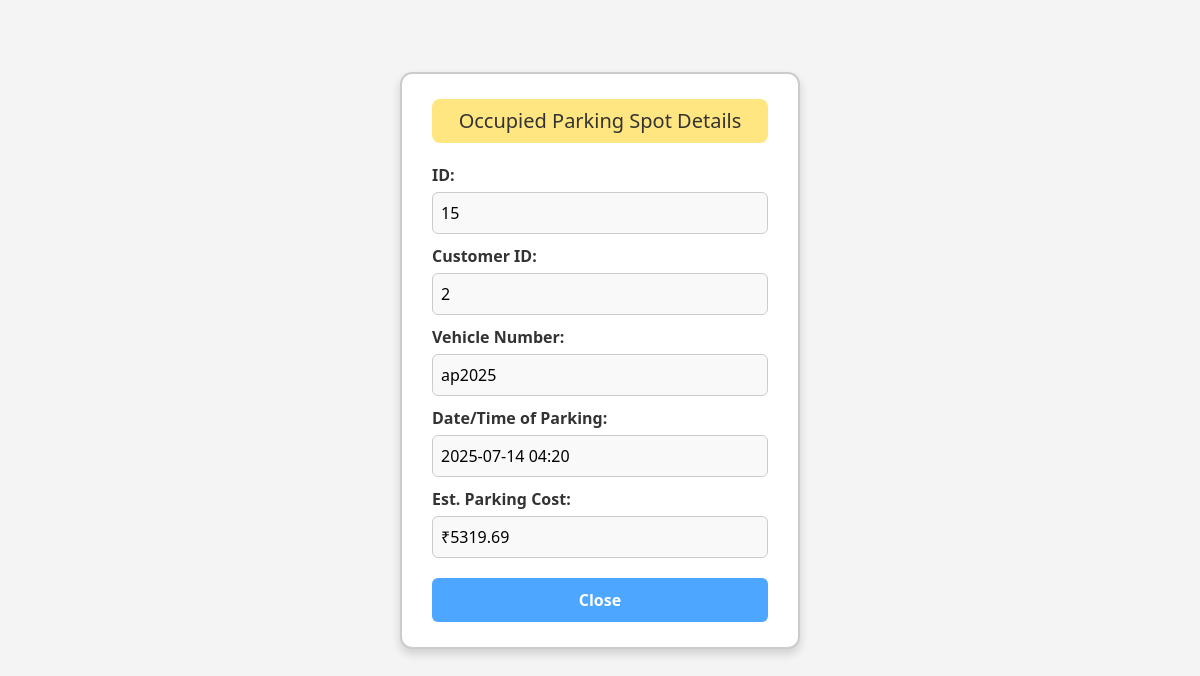
Screenshot of /admin/lots/occupied_spot/details/15 (signed in) with the database file from the repository.
### application/database.py (models this page shows)
class Parking_spot(db.Model):
    id = db.Column(db.Integer, primary_key=True)
    lot_id = db.Column(db.Integer, db.ForeignKey('parking_lot.id'), nullable=False)
    status = db.Column(db.String(10), nullable=False)
    is_active = db.Column(db.Boolean, default=True)
    reservations = db.relationship('Reserve_spot', backref='spot', lazy=True)

class User(db.Model):
    id = db.Column(db.Integer, primary_key=True)
    name=db.Column(db.String(100), nullable=False)
    email = db.Column(db.String(120), unique=True, nullable=False)
    phone_number = db.Column(db.String(15), nullable=False)
    password = db.Column(db.String(200), nullable=False)
    role = db.Column(db.String(10), nullable=False, default='user')

class Reserve_spot(db.Model):
    id = db.Column(db.Integer, primary_key=True)
    spot_id = db.Column(db.Integer, db.ForeignKey('parking_spot.id'), nullable=False)
    start_time = db.Column(db.DateTime, default=datetime.utcnow)
    end_time = db.Column(db.DateTime)
    total_cost = db.Column(db.Float)
    user_id = db.Column(db.Integer, db.ForeignKey('user.id'), nullable=False)
    vehicle_number = db.Column(db.String(20), nullable=False)
    user = db.relationship('User', backref='reservations', lazy=True)

### application/controllers.py (the view)
    @app.route('/admin/lots/occupied_spot/details/<int:spot_id>',methods=['GET'])
    @login_required(role='admin')
    def occupied_spot_details(spot_id):
        if 'email' not in session:
            return redirect(url_for('login'))
        spot=Parking_spot.query.get(spot_id)
        reservation=Reserve_spot.query.filter_by(spot_id=spot_id,end_time=None).first()
        now=datetime.utcnow()
        total_time=(now-reservation.start_time).total_seconds() / 3600
        estimated_cost = round(total_time * spot.lot.price , 2)
        return render_template('occupied_spot_details.html',estimated_cost=estimated_cost,spot=spot,reservation=reservation)

### templates/occupied_spot_details.html (shortened to what this page needs)
{% extends 'base.html' %}
{% block head %}
<link rel="stylesheet" href="{{ url_for('static',filename='css/occupied_spot_details.css') }}">
{% endblock %}
{% block content %}
<div class="occupied-spot-popup">
  <div class="occupied-spot-content">
    <h2>Occupied Parking Spot Details</h2>
    <label>ID:</label>
    <input type="text" value="{{ spot.id }}" readonly>
    <label>Customer ID:</label>
    <input type="text" value="{{ reservation.user.id if reservation.user else 'N/A' }}" readonly>
    <label>Vehicle Number:</label>
    <input type="text" value="{{ reservation.vehicle_number }}" readonly>
    <label>Date/Time of Parking:</label>
    <input type="text" value="{{ reservation.start_time.strftime('%Y-%m-%d %H:%M') }}" readonly>
    <label>Est. Parking Cost:</label>
    <input type="text" value="₹{{ estimated_cost }}" readonly>
    <button class="close-btn" onclick="window.history.back()">Close</button>
  </div>
</div>
{% endblock %}

### static/css/base.css (style rules this page uses)
body.layout-wrapper { min-height: 100vh; display: flex; flex-direction: column; margin: 0; }

### static/css/occupied_spot_details.css (style rules this page uses)
.occupied-spot-popup { display: flex; justify-content: center; align-items: center; min-height: 90vh; background-color: #f4f4f4; }
.occupied-spot-content { background-color: white; border: 2px solid #ccc; border-radius: 12px; padding: 25px 30px; width: 400px; box-shadow: 0px 5px 10px rgba(0,0,0,0.15); }
.occupied-spot-content h2 { background-color: #ffe680; padding: 10px; text-align: center; font-size: 20px; border-radius: 8px; margin-bottom: 20px; color: #333; }
.occupied-spot-content label { display: block; margin-top: 10px; font-weight: bold; color: #333; }
.occupied-spot-content input { width: 100%; padding: 8px; margin-top: 5px; border: 1px solid #ccc; border-radius: 6px; background-color: #f9f9f9; }
.close-btn { margin-top: 20px; width: 100%; padding: 10px; background-color: #4da6ff; color: white; border: none; border-radius: 6px; font-weight: bold; cursor: pointer; transition: background-color 0.2s ease; }

### rows the page displays
Parking_spot: id "15"
User: user "2"
Reserve_spot: vehicle_number "ap2025", start_time "2025-07-14 04:20"
